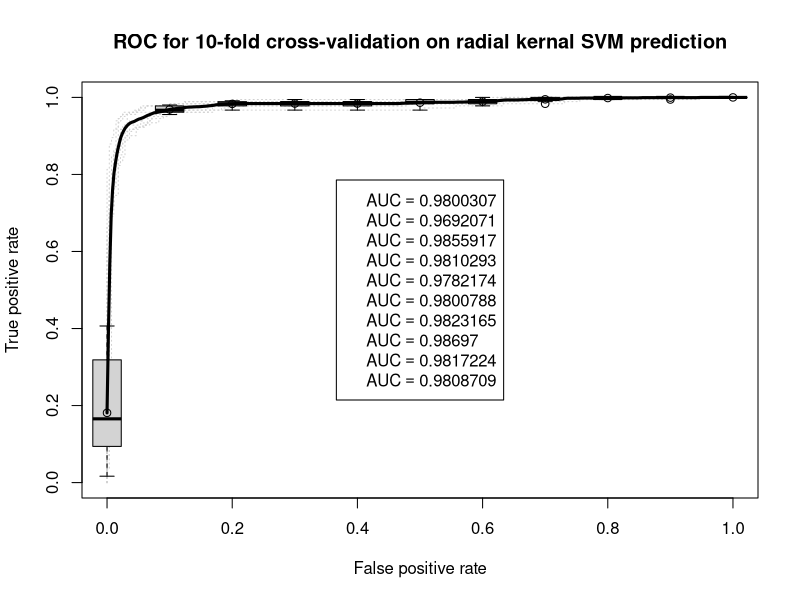

This chart was generated by the following R code:
#Perform 10-fold cross-validation on one of the SVM predictions
library(kernlab)
library(e1071)
library(ROCR)

data(spam)
#Split spam data into 10 equally sized part
folds <- rep(1:10,len=nrow(spam))
testScore <- list()
testLabel <- list()
for (j in 1:10){
  testidx <- which(folds == j)
  testGroup <- spam[testidx,]
  trainGroup <- spam[-testidx,]
  model1 <- svm(type~.,data=testGroup, kernel = "radial", probability = TRUE) #use the radial kernel model
  predictions <- predict(model1,testGroup, decision.values = TRUE, probability=TRUE)
  pred_scores <- attr(predictions, "probabilities")[,1]
  testLabel[j] <- list(testGroup[,"type"])
  testScore[j] <- list(pred_scores)
}

#Plot ROC curves for each cross-validation fold and corresponding predictions
#With average ROC curve and box plot
pdf('Figure2.pdf')
pred <- prediction(testScore, testLabel)
perf <- performance(pred,"tpr","fpr")
perf.auc <- performance(pred,"auc")
auc <- perf.auc@y.values
plot(perf,col="grey82",lty=3)
plot(perf, lwd=3,avg="vertical",spread.estimate="boxplot",add=T)
title("ROC for 10-fold cross-validation on radial kernal SVM prediction")
legend('center',legend=parse(text=sprintf("AUC==%s",auc)))

dev.off()
